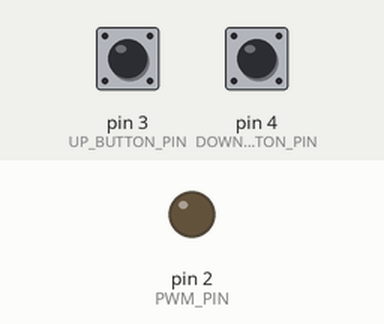
This sketch was run on a simulated Arduino Uno, built with avr-gcc and run on an emulated ATmega328P. On the bench: output pins drawn as LEDs (lit = HIGH). The test bench sets the inputs (shaded band); at power-on: pin 3 (UP_BUTTON_PIN) LOW, pin 4 (DOWN_BUTTON_PIN) LOW.

Above: at 1.2 s.
1.3 s: pin 3 (UP_BUTTON_PIN) pulled HIGH for 3.2 s
At 3.9 s:
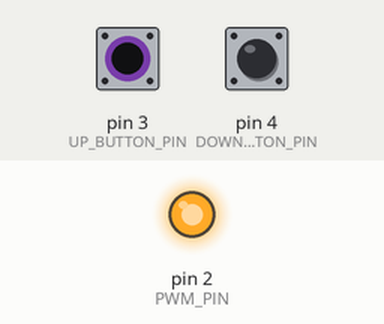
6.0 s: pin 4 (DOWN_BUTTON_PIN) pulled HIGH for 3.2 s
At 7.9 s:
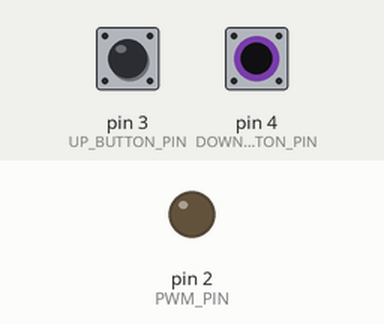
Timing chart, 0 to 9.4 s (numbered marks = the images above; inputs shaded):
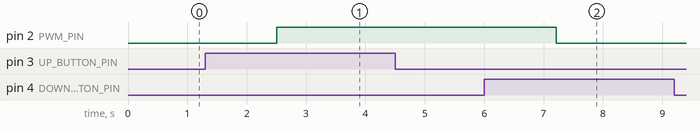

Measured:
- after the input at 1.3 s, pin 2 (PWM_PIN): LOW → HIGH after 1.2 s
- after the input at 6.0 s, pin 2 (PWM_PIN): HIGH → LOW after 1.2 s

The sketch:

pwm.ino
```cpp
// Week9 - PWM으로 밝기 증감 조절
#define PWM_PIN 2          // 2번 핀에 LED 연결
#define UP_BUTTON_PIN 3    // 밝기 증가 버튼 연결 핀
#define DOWN_BUTTON_PIN 4  // 밝기 감소 버튼 연결 핀

int brightness = 0;        // LED 밝기 초기화
int fadeAmount = 10;       // 밝기 증감량 (기본값)

void setup() {
    pinMode(PWM_PIN, OUTPUT);         // PWM 핀을 출력 모드로 설정
    pinMode(UP_BUTTON_PIN, INPUT);    // 밝기 증가 버튼을 입력 모드로 설정
    pinMode(DOWN_BUTTON_PIN, INPUT);  // 밝기 감소 버튼을 입력 모드로 설정
}

void loop() {
    analogWrite(PWM_PIN, brightness);  // PWM을 통해 밝기 출력

    // 스위치 입력에 따라 밝기 증감 조정
    if (digitalRead(UP_BUTTON_PIN) == HIGH) {
        brightness += fadeAmount;  // 밝기 증가
        if (brightness > 255) brightness = 255;  // 최대 밝기 제한
    }
    if (digitalRead(DOWN_BUTTON_PIN) == HIGH) {
        brightness -= fadeAmount;  // 밝기 감소
        if (brightness < 0) brightness = 0;  // 최소 밝기 제한
    }

    Serial.println(brightness);
    analogWrite(PWM_PIN, brightness);
    delay(100);  // 100ms(0.1초) 대기
}
```
